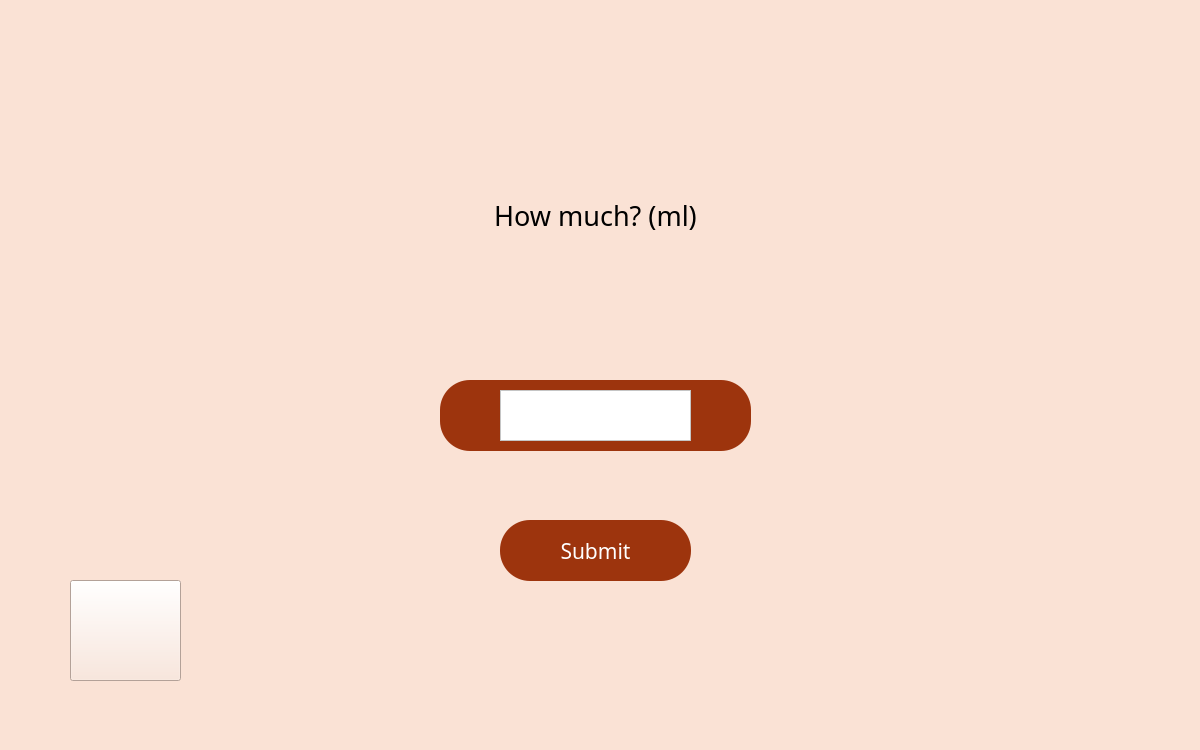
<?xml version="1.0" encoding="UTF-8"?>
<ui version="4.0">
 <class>MainWindow</class>
 <widget class="QMainWindow" name="MainWindow">
  <property name="geometry">
   <rect>
    <x>0</x>
    <y>0</y>
    <width>1200</width>
    <height>750</height>
   </rect>
  </property>
  <property name="windowTitle">
   <string>MainWindow</string>
  </property>
  <property name="styleSheet">
   <string notr="true">background-color: rgb(250, 226, 213);</string>
  </property>
  <widget class="QWidget" name="centralwidget">
   <widget class="QLabel" name="label">
    <property name="geometry">
     <rect>
      <x>10</x>
      <y>0</y>
      <width>331</width>
      <height>131</height>
     </rect>
    </property>
    <property name="styleSheet">
     <string notr="true">border-image: url(:/images/logo.png);</string>
    </property>
    <property name="text">
     <string/>
    </property>
   </widget>
   <widget class="QPushButton" name="pushButton_2">
    <property name="geometry">
     <rect>
      <x>440</x>
      <y>380</y>
      <width>311</width>
      <height>71</height>
     </rect>
    </property>
    <property name="font">
     <font>
      <pointsize>40</pointsize>
     </font>
    </property>
    <property name="styleSheet">
     <string notr="true">border-radius: 30px;
background-color: rgb(157,52,13);
color:rgb(255,255,255);</string>
    </property>
    <property name="text">
     <string/>
    </property>
   </widget>
   <widget class="QLabel" name="label_2">
    <property name="geometry">
     <rect>
      <x>380</x>
      <y>170</y>
      <width>431</width>
      <height>91</height>
     </rect>
    </property>
    <property name="font">
     <font>
      <family>더잠실 4 Medium</family>
      <pointsize>20</pointsize>
     </font>
    </property>
    <property name="text">
     <string>How much? (ml)</string>
    </property>
    <property name="alignment">
     <set>Qt::AlignCenter</set>
    </property>
   </widget>
   <widget class="QTextEdit" name="text_ml">
    <property name="geometry">
     <rect>
      <x>500</x>
      <y>390</y>
      <width>191</width>
      <height>51</height>
     </rect>
    </property>
    <property name="font">
     <font>
      <family>더잠실 2 Light</family>
      <pointsize>16</pointsize>
     </font>
    </property>
    <property name="styleSheet">
     <string notr="true">background-color: rgb(255, 255, 255);</string>
    </property>
    <property name="verticalScrollBarPolicy">
     <enum>Qt::ScrollBarAlwaysOff</enum>
    </property>
    <property name="horizontalScrollBarPolicy">
     <enum>Qt::ScrollBarAlwaysOff</enum>
    </property>
    <property name="html">
     <string>&lt;!DOCTYPE HTML PUBLIC &quot;-//W3C//DTD HTML 4.0//EN&quot; &quot;http://www.w3.org/TR/REC-html40/strict.dtd&quot;&gt;
&lt;html&gt;&lt;head&gt;&lt;meta name=&quot;qrichtext&quot; content=&quot;1&quot; /&gt;&lt;style type=&quot;text/css&quot;&gt;
p, li { white-space: pre-wrap; }
&lt;/style&gt;&lt;/head&gt;&lt;body style=&quot; font-family:'더잠실 2 Light'; font-size:16pt; font-weight:400; font-style:normal;&quot;&gt;
&lt;p align=&quot;center&quot; style=&quot;-qt-paragraph-type:empty; margin-top:0px; margin-bottom:0px; margin-left:0px; margin-right:0px; -qt-block-indent:0; text-indent:0px; font-family:'Gulim'; font-size:36pt;&quot;&gt;&lt;br /&gt;&lt;/p&gt;&lt;/body&gt;&lt;/html&gt;</string>
    </property>
   </widget>
   <widget class="QPushButton" name="button_back">
    <property name="geometry">
     <rect>
      <x>70</x>
      <y>580</y>
      <width>111</width>
      <height>101</height>
     </rect>
    </property>
    <property name="styleSheet">
     <string notr="true">border-image: url(:/images/arrow.png);</string>
    </property>
    <property name="text">
     <string/>
    </property>
   </widget>
   <widget class="QPushButton" name="button_submitMl">
    <property name="geometry">
     <rect>
      <x>500</x>
      <y>520</y>
      <width>191</width>
      <height>61</height>
     </rect>
    </property>
    <property name="font">
     <font>
      <family>더잠실 2 Light</family>
      <pointsize>16</pointsize>
     </font>
    </property>
    <property name="styleSheet">
     <string notr="true">border-radius: 30px;
background-color: rgb(157,52,13);
color:rgb(255,255,255);</string>
    </property>
    <property name="text">
     <string>Submit</string>
    </property>
   </widget>
  </widget>
  <widget class="QMenuBar" name="menubar">
   <property name="geometry">
    <rect>
     <x>0</x>
     <y>0</y>
     <width>1200</width>
     <height>38</height>
    </rect>
   </property>
  </widget>
  <widget class="QStatusBar" name="statusbar"/>
 </widget>
 <resources>
  <include location="Resource_1.qrc"/>
 </resources>
 <connections/>
</ui>
